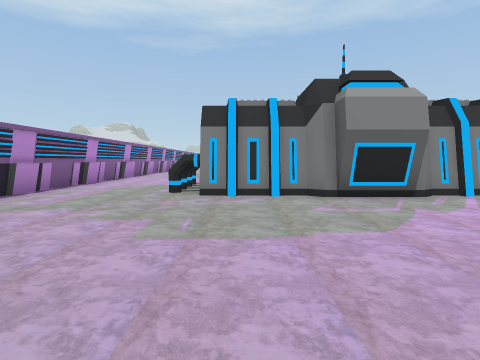
View 1 (above)

24 first-person views from a walk through a Unity game level. The camera is 1.5 m above the floor, tilts 4° down and sees 80° across. The floor is counted in squares, 2 m on a side. Each view is taken from the middle of a square. On the plan, view 1 faces up. The plan holds only what a view shows up to about 10 squares ahead; the rest is blank. The place goes on beyond the plan. Some animated figures are not drawn. Some surface patterns are stand-ins.

View 2
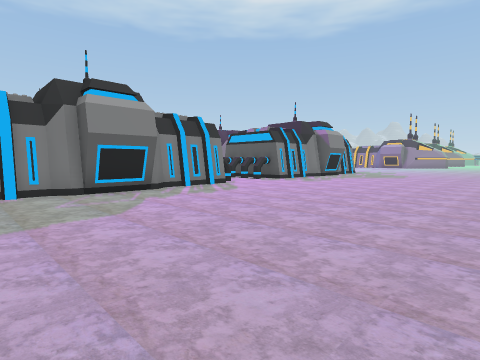

View 3
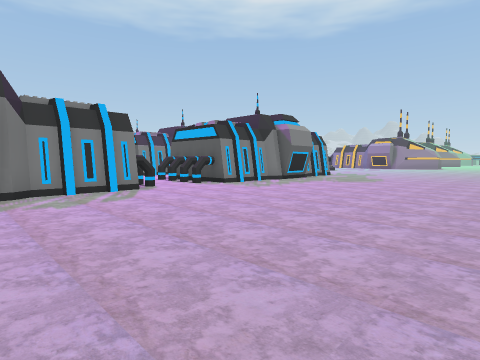

View 4
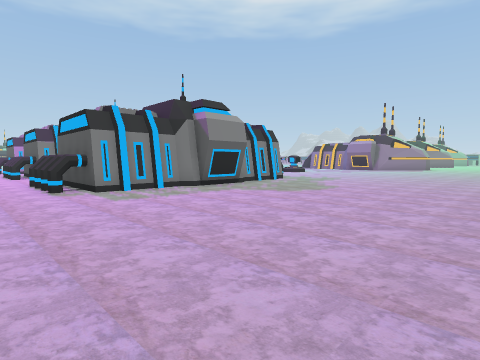

View 5
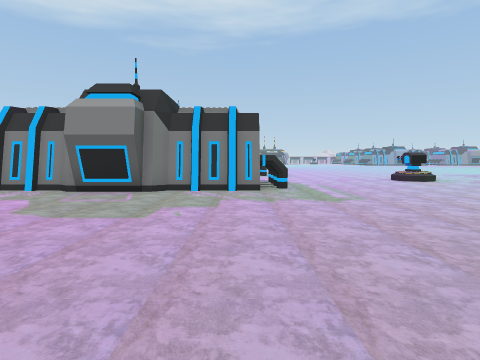

View 6
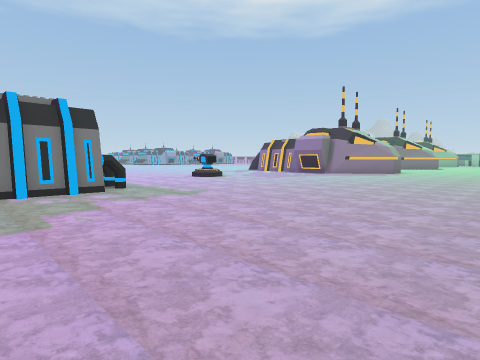

View 7
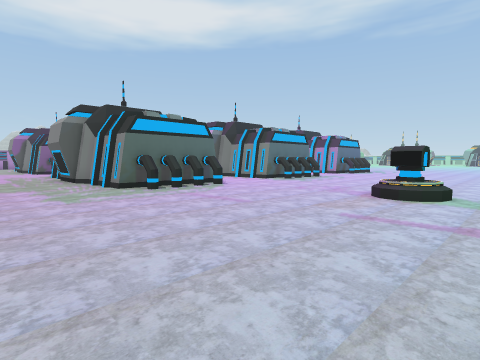

View 8
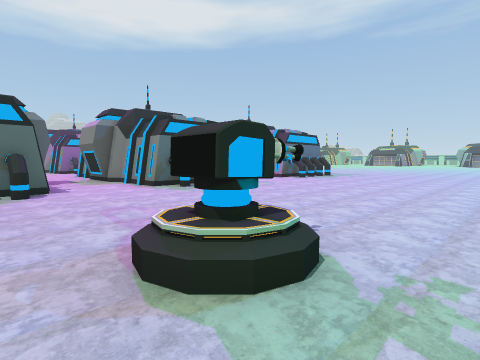

View 9
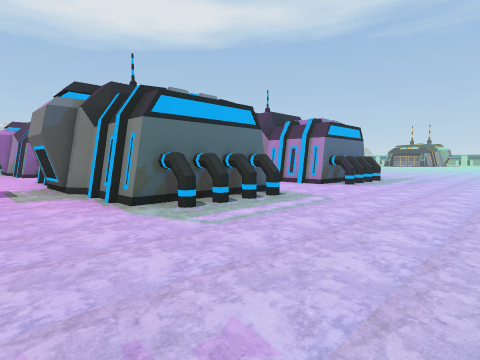

View 10
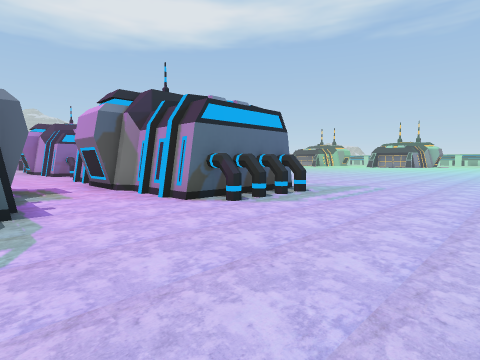

View 11
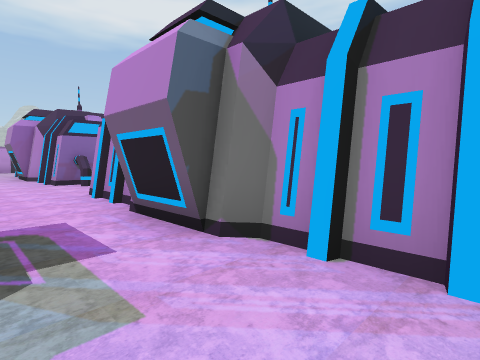

View 12
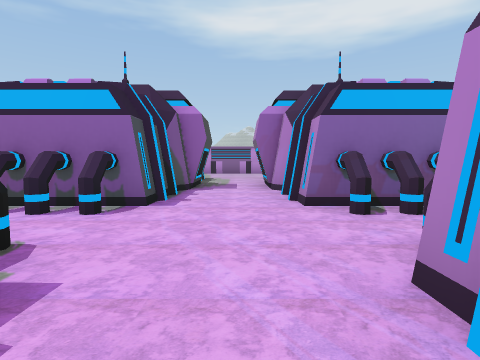

View 13
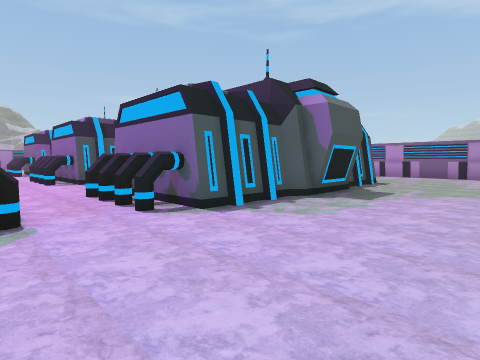

View 14
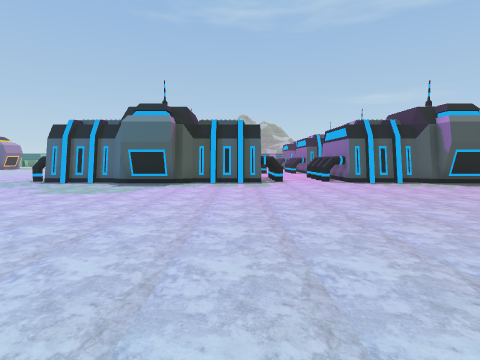

View 15
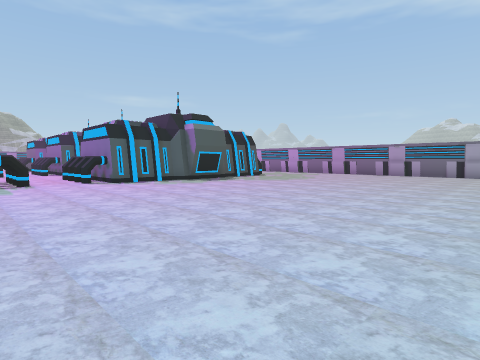

View 16
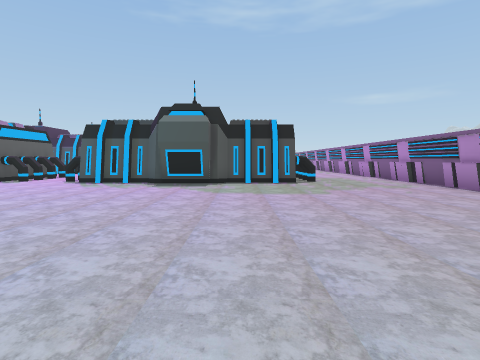

View 17
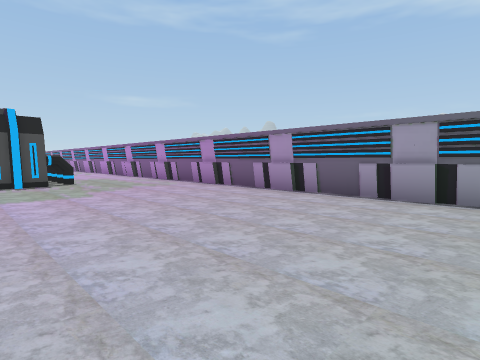

View 18
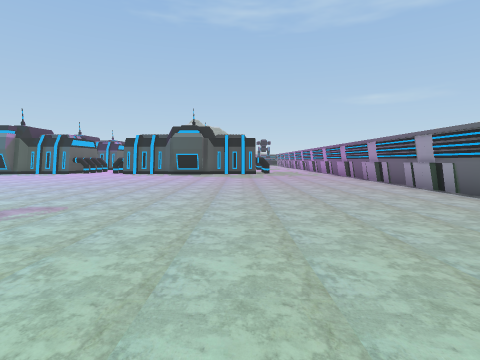

View 19
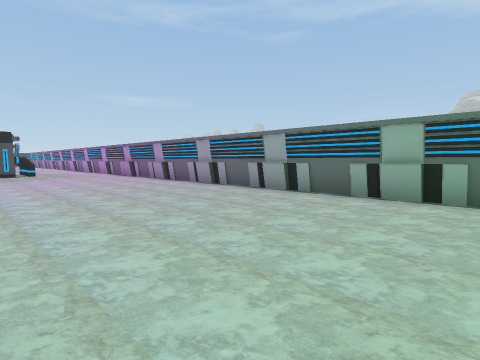

View 20
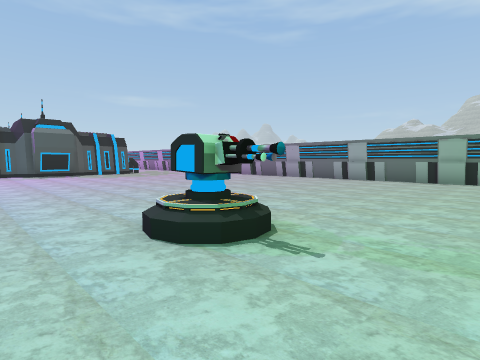

View 21
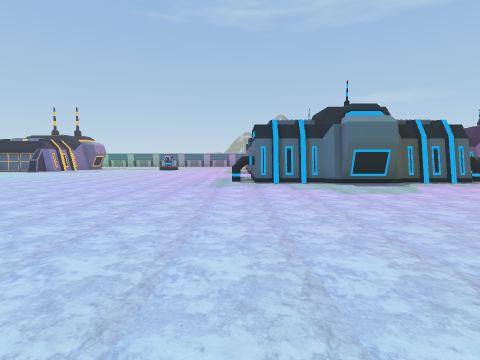

View 22
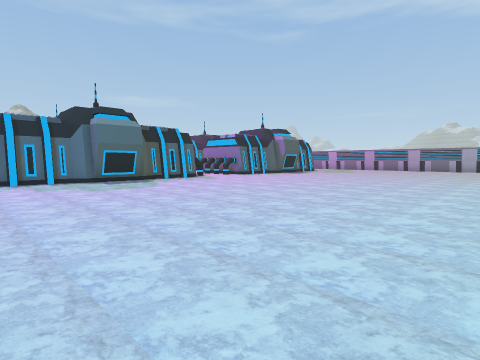

View 23
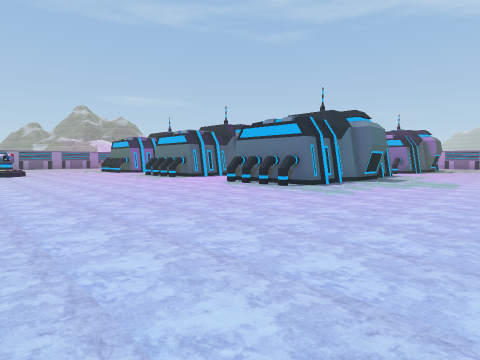

View 24
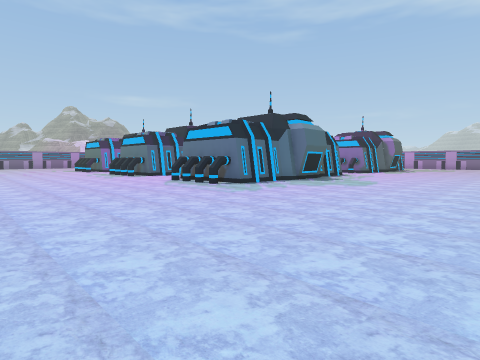

### Floor plan
Key: @ floor where view 1 was taken; # wall or solid block; . floor; / step, stairs or slope; T turret.
Columns run from 5 left of view 1 to 24 right of it. Each row starts with its distance up from view 1.
 37  ...........
 36 #...........
 35 #........T..
 34 #........T..
 33 #...........
 32 #...........     ......
 31 #......................
 30 #.......................
 29 #........................
 28 #............................
 27 #............................
 26 #.............................
 25 #.............................
 24 #.............................
 23 #.............................
 22 #......##........##...........
 21 #...#########.#########.......
 20     #      ##.#      ##......
 19     #      ##.##     ##......
 18        #####...#######.......
 17       .......................
 16       .##........ #..........
 15         #####.#   #####......
 14            ##.       ##......
 13            ##        ##.......
 12               .#######........
 11              .................
 10 #..          ..   #........T/.
  9 #...#        .#      ##....//.
  8 #...#        .#      ##.......
  7 #...#      ##.##     ##.......
  6 #...########...#######........
  5  .............................
  4  .............................
  3   ............................
  2    ...........................
  1     ..........................
  0      @........................
 -1      ............. ......

Positions as (right, up) in squares from view 1, and headings:
1: (0, 0), facing up
2: (0, -1), facing up-right
3: (3, -1), facing up-right
4: (7, -1), facing up-right
5: (16, -1), facing up
6: (14, -1), facing up-right
7: (24, 3), facing up-left
8: (24, 8), facing up-left
9: (21, 10), facing up-left
10: (21, 15), facing up-left
11: (16, 16), facing up-left
12: (11, 17), facing left
13: (9, 25), facing down-left
14: (10, 31), facing down
15: (10, 31), facing down-left
16: (1, 31), facing down
17: (1, 31), facing down-left
18: (0, 37), facing down
19: (1, 37), facing down-left
20: (6, 37), facing down-left
21: (17, 31), facing down
22: (17, 32), facing down-left
23: (24, 26), facing down-left
24: (23, 28), facing down-left
